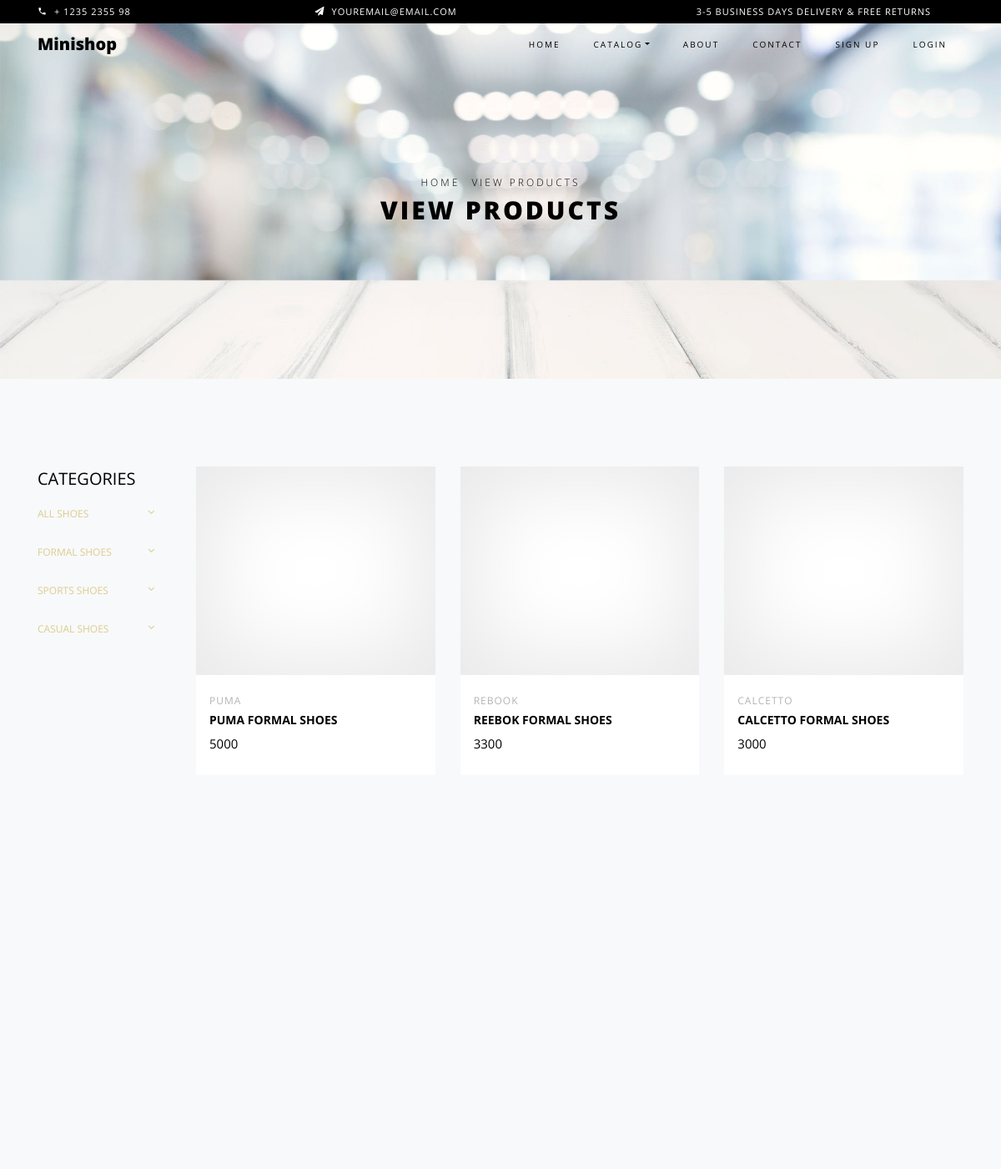
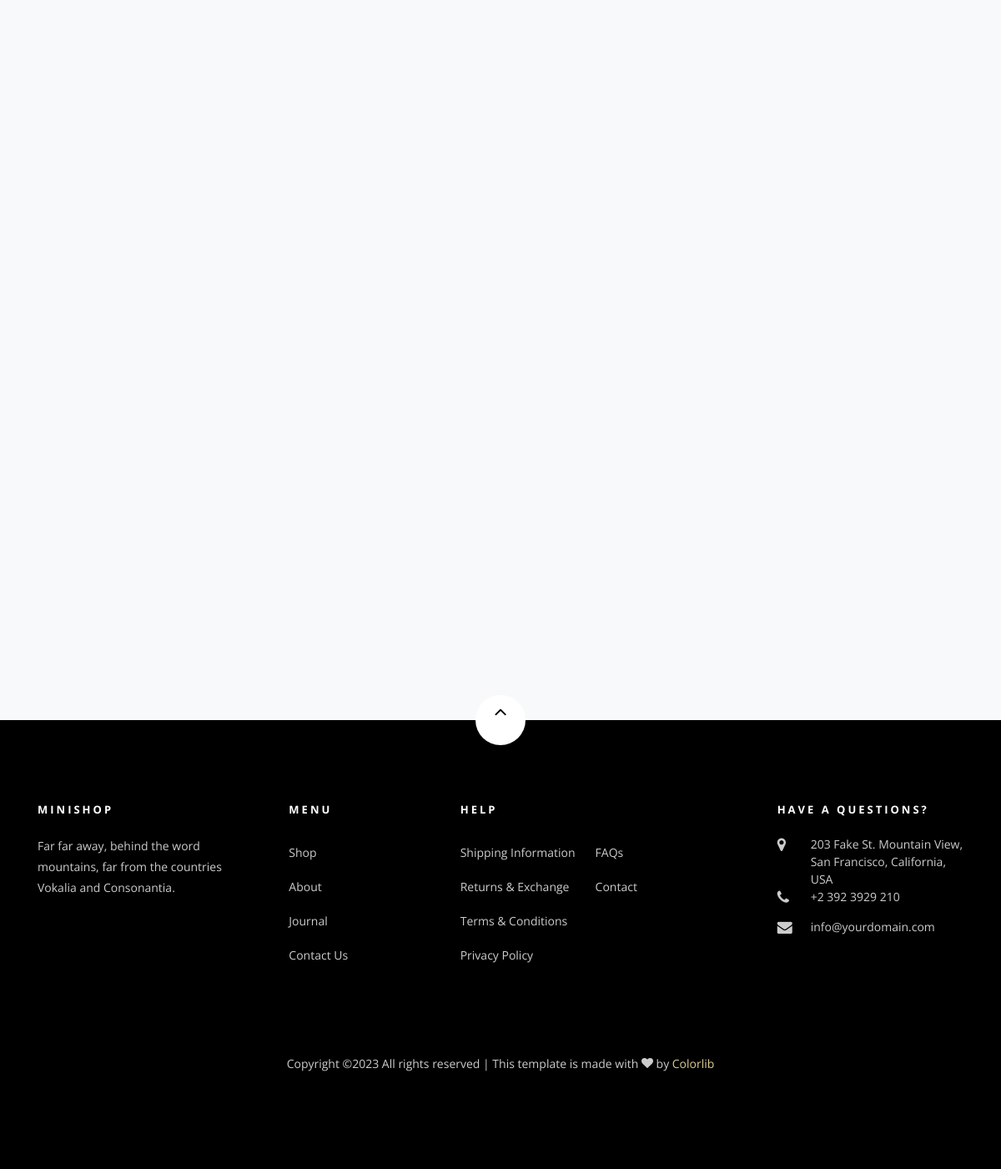
The app's page /shop/ with its own data (2 pictures, top to bottom).
### myapp/models.py (models this page shows, shortened)
class Product(models.Model):
    seller=models.ForeignKey(User,on_delete=models.CASCADE)
    categaory=(
        ("Formal","Formal"),
        ("Sports","Sports"),
        ("Casual","Casual"),
    )
    product_category=models.CharField(max_length=100,choices=categaory)
    brand=(
        ("Puma","Puma"),
        ("Rebook","Rebook"),
        ("Adidas","Adidas"),
        ("Calcetto","Calcetto"),
        ("Bata","Bata"),
    )
    product_brand=models.CharField(max_length=100,choices=brand)
    product_name=models.CharField(max_length=100,default="")
    product_price = models.IntegerField(default=0)
    size=(
        ("7","7"),
        ("8","8"),
        ("9","9"),
        ("10","10"),
        ("11","11"),
    )
    product_size=models.CharField(max_length=100,choices=size)
    product_pic=models.ImageField(upload_to="product_pic",default="")

### myapp/views.py (the view)
# urls.py: path('shop/',views.shop,name='shop'),
def shop(request):
    products=Product.objects.all()
    return render(request,'shop.html',{'products': products})

### myapp/templates/shop.html (shortened to what this page needs)
{% extends 'header.html' %}
{% load static %}
{% block content %}
<!DOCTYPE html>
<html lang="en">
  <head>
  </head>
  <body class="goto-here">
    <div class="hero-wrap hero-bread" style="background-image: url('{% static 'images/bg_6.jpg' %}');">
      <div class="container">
        <div class="row no-gutters slider-text align-items-center justify-content-center">
          <div class="col-md-9 ftco-animate text-center">
          	<p class="breadcrumbs"><span class="mr-2"><a href="index.html">Home</a></span> <span>View Products</span></p>
            <h1 class="mb-0 bread">View Products</h1>
          </div>
        </div>
      </div>
    </div>
    <section class="ftco-section bg-light">
    	<div class="container">
    		<div class="row">
    			<div class="col-md-8 col-lg-10 order-md-last">
    				<div class="row">
                        {% for i in products %}
		    			<div class="col-sm-12 col-md-12 col-lg-4 ftco-animate d-flex">
		    				<div class="product d-flex flex-column">
		    					<a href="#" class="img-prod"><img class="img-fluid" src="{{i.product_pic.url}}" style="width:500px; height:250px" alt="Colorlib Template">
		    					</a>
		    					<div class="text py-3 pb-4 px-3">
		    						<div class="d-flex">
		    							<div class="cat">
				    						<span>{{i.product_brand}}</span>
				    					</div>
			    					</div>
		    						<h3><a href="#">{{i.product_name}}</a></h3>
		    						<div class="pricing">
			    						<p class="price"><span>{{i.product_price}}</span></p>
			    					</div>
		    					</div>
		    				</div>
		    			</div>
                        {% endfor %}
                    </div>
                </div>
		    	<div class="col-md-4 col-lg-2">
		    		<div class="sidebar">
							<div class="sidebar-box-2">
								<h2 class="heading">Categories</h2>
								<div class="fancy-collapse-panel">
                  <div class="panel-group" id="accordion" role="tablist" aria-multiselectable="true">
                    <div class="panel pel-default">
                      <div class="panel panel-default">
                        <div class="panel-heading" role="tab" id="headingOne">
                            <h4 class="panel-title">
                                <a href="{% url 'seller-all-shoes' %}">All Shoes
                                </a>
                            </h4>
                    </div>
                     <div class="panel panel-default">
                         <div class="panel-heading" role="tab" id="headingOne">
                             <h4 class="panel-title">
                                 <a href="{% url 'seller-formal-shoes' %}">Formal Shoes
                                 </a>
                             </h4>
                     </div>
                     <div class="panel panel-default">
                         <div class="panel-heading" role="tab" id="headingTwo">
                             <h4 class="panel-title">
                                 <a href="{% url 'seller-sports-shoes' %}">Sports Shoes
                                 </a>
                             </h4>
                         </div>
                                         <div class="panel panel-default">
                         <div class="panel-heading" role="tab" id="headingThree">
                             <h4 class="panel-title">
                                 <a href="{% url 'seller-casual-shoes' %}">Casual Shoes
                                 </a>
                             </h4>
                         </div>
                     </div>
                  </div>
               </div>
    			</div>
    		</div>
    	</div>
    </section>
  </body>
</html>
{% endblock %}

### records on screen
Product: product_brand "PUMA", product_name "PUMA FORMAL SHOES", product_price "5000"
Product: product_brand "REBOOK", product_name "REEBOK FORMAL SHOES", product_price "3300"
Product: product_brand "CALCETTO", product_name "CALCETTO FORMAL SHOES", product_price "3000"
